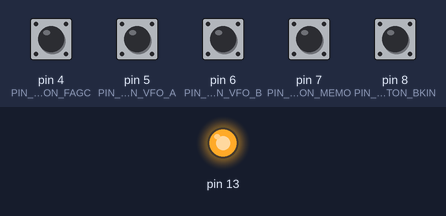
Bench run of a sketch on a simulated Arduino Uno, built with avr-gcc and run on an emulated ATmega328P. Shown: output pins drawn as LEDs (lit = HIGH). The test bench sets the inputs (shaded band); at power-on: pin 4 (PIN_BUTTON_FAGC), pin 5 (PIN_BUTTON_VFO_A), pin 6 (PIN_BUTTON_VFO_B), pin 7 (PIN_BUTTON_MEMO), pin 8 (PIN_BUTTON_BKIN) HIGH. What the sketch prints to the serial monitor is not drawn.

Above: at 0.1 s.
At 1.5 s:
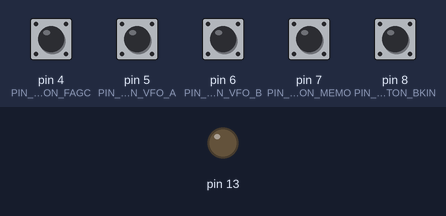
1.6 s: pin 4 (PIN_BUTTON_FAGC) pulled LOW for 0.15 s
4.1 s: pin 4 (PIN_BUTTON_FAGC) pulsed LOW 5 times (0.12 s each, 0.3 s apart)
7.2 s: pin 5 (PIN_BUTTON_VFO_A) pulsed LOW 5 times (0.12 s each, 0.3 s apart)
Timing chart, 0 to 10.2 s (numbered marks = the images above; inputs shaded):
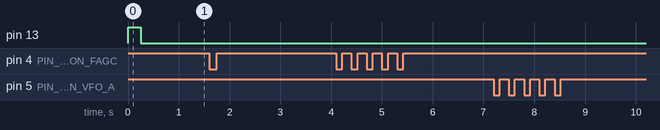

Measured:
- after the input at 1.6 s, every drawn part: stays the same
- after the input at 4.1 s, every drawn part: stays the same
- after the input at 7.2 s, every drawn part: stays the same

The sketch:

icom_ci_v_controller.ino
```cpp
#include "CiV.h"
#include "Controls.h"
#include "Debug.h"

#define DEVICE_NAME "Icom IC-706MkIIG controller"
#define DEVICE_HW_VERSION "1.0"
#define DEVICE_SW_VERSION "0.4"
#define DEVICE_AUTHOR "Artem Pinchuk"

/* HW history
 * 0.1 - Initial HW for testing
 * 1.0 - Complete device
 */

/* SW history
 * 0.1 - Initial code
 * 0.2 - Main part of CI-V protocol implemented
 * 0.3 - Buttons handling added
 * 0.4 - Added BK-IN button handling. It should toggle between "no bk-in" and "full bk-in" operation
 */

// ***** CONFIG *****
// Hardware configuration
#define PIN_S_METER NOT_A_PIN

#define PIN_BUTTON_FAGC 4
#define PIN_BUTTON_VFO_A 5
#define PIN_BUTTON_VFO_B 6
#define PIN_BUTTON_MEMO 7
#define PIN_BUTTON_BKIN 8

#define PIN_DEBUG_MON_RX 2
#define PIN_DEBUG_MON_TX 3

// Software configuration
#define CI_V_RADIO_ADDR 0x58
#define CI_V_CONTROLLER_ADDR 0xE0 //this device addr
#define CI_V_BAUD_RATE 19200

#define DEBOUNCE_MS 25
// ***** END OF CONFIG *****

#ifdef DEBUG
SoftwareSerial gConsole(PIN_DEBUG_MON_RX, PIN_DEBUG_MON_TX);
#endif

CCiV mCiV(CI_V_RADIO_ADDR, CI_V_CONTROLLER_ADDR, CI_V_BAUD_RATE);

SButton mButtons[] = {{PIN_BUTTON_FAGC, DEBOUNCE_MS},
                      {PIN_BUTTON_VFO_A, DEBOUNCE_MS},
                      {PIN_BUTTON_VFO_B, DEBOUNCE_MS},
                      {PIN_BUTTON_MEMO, DEBOUNCE_MS},
                      {PIN_BUTTON_BKIN, DEBOUNCE_MS}};
CControls mControls(mButtons, sizeof(mButtons) / sizeof(mButtons[0]));

uint8_t mCurAgcState = AGC_FAST;
uint8_t mCurBkInState = BKIN_OFF;

uint8_t toggleAgc() {
  if (mCurAgcState == AGC_FAST) mCurAgcState = AGC_MID;
  else mCurAgcState = AGC_FAST;

  return mCurAgcState;
}

uint8_t toggleBkIn() {
  if (mCurBkInState == BKIN_FULL) mCurBkInState = BKIN_OFF;
  else mCurBkInState = BKIN_FULL;

  return mCurBkInState;
}

void setup(void) {
#ifdef DEBUG
  gConsole.begin(9600);
#endif

  DEBUG_PRINTLN(F(DEVICE_NAME " HW Ver. " DEVICE_HW_VERSION " SW Ver. " DEVICE_SW_VERSION));
  DEBUG_PRINTLN(F("By " DEVICE_AUTHOR));

  mCiV.init();

  //Blink the built-in LED at start
  pinMode(13, OUTPUT);
  digitalWrite(13, HIGH);
  delay(250);
  digitalWrite(13, LOW);

  //Set initial AGC at start
  mCiV.sendRequest(MSG_SET_AGC, mCurAgcState, false);
  delay(50);

  //Set initial BKIN at start
  mCiV.sendRequest(MSG_SET_BKIN, mCurBkInState, false);
}

void loop(void) {
  switch (mControls.update())
  {
    case PIN_BUTTON_FAGC:
      DEBUG_PRINTLN(F("FAGC clicked"));
      mCiV.sendRequest(MSG_SET_AGC, toggleAgc());
      break;
    case PIN_BUTTON_VFO_A:
      DEBUG_PRINTLN(F("VFO_A clicked"));
      mCiV.sendRequest(MSG_VFO_A);
      break;
    case PIN_BUTTON_VFO_B:
      DEBUG_PRINTLN(F("VFO_B clicked"));
      mCiV.sendRequest(MSG_VFO_B);
      break;
    case PIN_BUTTON_MEMO:
      DEBUG_PRINTLN(F("MEMO clicked"));
      mCiV.sendRequest(MSG_MEMO);
      break;
    case PIN_BUTTON_BKIN:
      DEBUG_PRINTLN(F("BKIN clicked"));
      mCiV.sendRequest(MSG_SET_BKIN, toggleBkIn());
      break;
    default:
      break;
  }

  mCiV.update();
}
```

CiV.cpp
```cpp
#include "CiV.h"
#include "Debug.h"

#define MSG_PREAMBLE 0xFE //two preambles start a CI-V message
#define MSG_END_CODE 0xFD

#define BROADCAST_ADDR 0x00

#define NO_SC 0xFF

#define RESP_ACK 0xFB
#define RESP_NACK 0xFA

#define RESP_WAIT_TIMEOUT_MS 1000
#define REQ_TRIES 3

CCiV::CCiV(uint8_t radioAddr, uint8_t controllerAddr, uint16_t baudRate)
  : mRadioAddr(radioAddr),
    mControllerAddr(controllerAddr),
    mBaudRate(baudRate) {

}

CCiV::~CCiV() {

}

void CCiV::init() {
  Serial.begin(mBaudRate);
}

bool CCiV::sendRequest(uint16_t cmd) {
  return sendRequest(cmd, nullptr, 0);
}

bool CCiV::sendRequest(uint16_t cmd, uint8_t data) {
  return sendRequest(cmd, &data, 1);
}

bool CCiV::sendRequest(uint16_t cmd, uint8_t data, bool waitResponse) {
  return sendRequest(cmd, &data, 1, waitResponse);
}

bool CCiV::sendRequest(uint16_t cmd, uint8_t* data, uint8_t size) {
  return sendRequest(cmd, data, size, true);
}

bool CCiV::sendRequest(uint16_t cmd, uint8_t* data, uint8_t size, bool waitResponse) {
  if (mPendingReqSize > 0) return false;

  DEBUG_PRINTLN(F("[CiV] Sending request"));

  uint8_t cn = cmd >> 8;
  uint8_t sc = cmd & 0xFF;

  DEBUG_PRINT(F("Cn: "));
  DEBUG_PRINTLN(cn);
  DEBUG_PRINT(F("Sc: "));
  DEBUG_PRINTLN(sc);

  uint8_t reqSize = size + (sc == NO_SC ? 1 : 2);
  uint8_t req[reqSize];

  uint8_t i = 0;
  req[i++] = cn;
  if (sc != NO_SC) req[i++] = sc;
  if (data != nullptr && size > 0) memcpy(req + i, data, size);

  send(req, reqSize);

  if (waitResponse) {
    mPendingReqStartTimeMs = millis();
    memcpy(mPendingReq, req, reqSize);
    mPendingReqSize = reqSize;
    mTry = 0;
  }

  return true;
}

bool CCiV::isResponseReady() {
  return mRecvState == RECV_STATE_READY;
}

uint8_t CCiV::getResponse() {
  mRecvState = RECV_STATE_IDLE;
  return mRecvMsg[0];
}

void CCiV::send(uint8_t* payload, uint8_t size) {
  uint8_t dataSize = size + 5;
  uint8_t data[dataSize];
  data[0] = MSG_PREAMBLE;
  data[1] = MSG_PREAMBLE;
  data[2] = mRadioAddr;
  data[3] = mControllerAddr;

  memcpy(data + 4, payload, size);

  data[dataSize - 1] = MSG_END_CODE;

  Serial.write(data, dataSize);
}

size_t CCiV::update() {
  size_t ret = 0;

  recv();
  filt();

  if (mRecvState == RECV_STATE_READY) {
    if (mRecvSize == 1) {
      if (mRecvMsg[0] == RESP_ACK) {
        DEBUG_PRINTLN(F("[CiV] ACK received"));
        //TODO: handle ACK
        mPendingReqSize = 0;
      } else if (mRecvMsg[0] == RESP_NACK) {
        DEBUG_PRINTLN(F("[CiV] NACK received"));
        //TODO: handle NACK
        mPendingReqSize = 0;
      } else {
        DEBUG_PRINTLN(F("[CiV] Unknown response, discard"));
      }
    } else if (mRecvSize > 1) {
      DEBUG_PRINTLN(F("[CiV] Response with data received"));
      //TODO: handle response with data
      mPendingReqSize = 0;
    } else {
      DEBUG_PRINTLN(F("[CiV] Empty msg, discard"));
    }

    mRecvState = RECV_STATE_IDLE;
    ret = mRecvSize;
  } else {
    if ((mPendingReqSize != 0) && (millis() - mPendingReqStartTimeMs > RESP_WAIT_TIMEOUT_MS)) {
      if (++mTry < REQ_TRIES) {
        DEBUG_PRINTLN(F("[CiV] Req wait timeout, retrying..."));
        send(mPendingReq, mPendingReqSize);
        mPendingReqStartTimeMs = millis();
      } else {
        DEBUG_PRINTLN(F("[CiV] Request retries left"));
        //TODO: handle req timeout err
        mPendingReqSize = 0;


      }
    }
  }

  return ret;
}

size_t CCiV::getMsg(uint8_t* buffer) {
  memcpy(buffer, mRecvMsg, mRecvSize);
  return mRecvSize;
}

void CCiV::recv() {
  uint8_t rb;

  while (Serial.available() && mRecvState <= RECV_STATE_RECEIVING) {
    rb = Serial.read();
    switch (mRecvState) {
      case RECV_STATE_IDLE:
        DEBUG_PRINTLN(F("recv IDLE"));
        if (rb == MSG_PREAMBLE) mRecvState = RECV_STATE_PREAMBLE_HALF;
        break;
      case RECV_STATE_PREAMBLE_HALF:
        DEBUG_PRINTLN(F("recv PREAMBLE_HALF"));
        if (rb == MSG_PREAMBLE) {
          mRecvState = RECV_STATE_RECEIVING;
          mRecvSize = 0;
        }
        break;
      case RECV_STATE_RECEIVING:
        DEBUG_PRINTLN(F("recv RECEIVING"));
        if (rb == MSG_END_CODE) mRecvState = RECV_STATE_FILTERING;
        else {
          //Overflow condition: discard current msg
          if (mRecvSize >= MSG_MAX_SIZE) mRecvState = RECV_STATE_IDLE;
          else mRecvMsg[mRecvSize++] = rb;
        }
        break;
    }
  }
}

void CCiV::filt() {
  if (mRecvState != RECV_STATE_FILTERING) return;
  DEBUG_PRINTLN(F("[CiV] filt"));

  uint8_t dst = mRecvMsg[0];
  uint8_t src = mRecvMsg[1];

  DEBUG_PRINT(F("DST: "));
  DEBUG_PRINTLN(dst);
  DEBUG_PRINT(F("SRC: "));
  DEBUG_PRINTLN(src);

  if (dst == mRadioAddr && src == mControllerAddr) { //echo of sended message
    DEBUG_PRINTLN(F("Echo msg discarded"));
    //TODO: implement handling of echo check, send jammer msg in case of jam
    //Discard msg
    mRecvState = RECV_STATE_IDLE;
  } else if (dst == mControllerAddr && src == mRadioAddr) {
    DEBUG_PRINTLN(F("Filtering..."));
    for (int i = 0; i < (mRecvSize - 2); i++) {
      mRecvMsg[i] = mRecvMsg[i + 2];
    }
    mRecvSize -= 2;
    mRecvState = RECV_STATE_READY;
  } else if (dst == BROADCAST_ADDR) {
    DEBUG_PRINTLN(F("Broadcast msg discarded"));
    //TODO: implement handling of broadcast msgs
    //Discard msg
    mRecvState = RECV_STATE_IDLE;
  } else {
    DEBUG_PRINTLN(F("Unknown msg discarded"));
    //Discard msg
    mRecvState = RECV_STATE_IDLE;
  }
}
```

CiV.h
```cpp
#ifndef _CIV_H
#define _CIV_H

#include "Arduino.h"

#define MSG_MAX_SIZE 12 //Including dst and src bytes

/* Messages */
/* Select VFO */
#define MSG_VFO 0x07FF
#define MSG_VFO_A 0x0700
#define MSG_VFO_B 0x0701
#define MSG_VFO_EQ 0x07A0
#define MSG_VFO_SWAP 0x07B0

/* Select MEMO */
#define MSG_MEMO 0x08FF

/* Set parameters */
#define MSG_SET_PREAMP 0x1602
#define MSG_SET_AGC 0x1612
#define MSG_SET_NB 0x1622
#define MSG_SET_TONE 0x1642
#define MSG_SET_TSQL 0x1643
#define MSG_SET_COMP 0x1644
#define MSG_SET_VOX 0x1646
#define MSG_SET_BKIN 0x1647

/* Parameters */
#define OFF 0x00
#define ON 0x01

#define PREAMP_OFF 0x00
#define PREAMP_1 0x01
#define PREAMP_2 0x02

#define AGC_FAST 0x01
#define AGC_MID 0x02
#define AGC_SLOW 0x03 //Not supported by IC-706MkIIG

#define BKIN_OFF 0x00
#define BKIN_SEMI 0x01
#define BKIN_FULL 0x02

typedef enum {
  RECV_STATE_IDLE,
  RECV_STATE_PREAMBLE_HALF,
  RECV_STATE_RECEIVING,
  RECV_STATE_FILTERING,
  RECV_STATE_READY
} ERecvState;

class CCiV {
public:
  CCiV(uint8_t radioAddr, uint8_t controllerAddr, uint16_t baudRate);
  ~CCiV();

  void init();

  bool sendRequest(uint16_t cmd);
  bool sendRequest(uint16_t cmd, uint8_t data);
  bool sendRequest(uint16_t cmd, uint8_t data, bool waitResponse);
  bool sendRequest(uint16_t cmd, uint8_t* data, uint8_t size);
  bool sendRequest(uint16_t cmd, uint8_t* data, uint8_t size, bool waitResponse);
  bool isResponseReady();
  uint8_t getResponse();

  size_t update();
  size_t getMsg(uint8_t* buffer);

private:
  void send(uint8_t* payload, uint8_t size);
  void recv();
  void filt();

  uint8_t mRadioAddr;
  uint8_t mControllerAddr; //this device addr
  uint16_t mBaudRate;

  ERecvState mRecvState = RECV_STATE_IDLE;
  uint8_t mRecvMsg[MSG_MAX_SIZE];
  uint8_t mRecvSize = 0;

  uint8_t mPendingReq[MSG_MAX_SIZE];
  uint8_t mPendingReqSize = 0;
  unsigned long mPendingReqStartTimeMs = 0;
  uint8_t mTry = 0;
};

#endif // _CIV_H
```

Controls.cpp
```cpp
#include "Controls.h"

CControls::CControls(SButton* buttons, uint8_t count) {
  mPins = new int[count];
  mDebouncers = new Bounce[count];
  mCount = count;

  for(int i=0; i<count; i++) {
    SButton btn = buttons[i];

    pinMode(btn.pin, INPUT_PULLUP);
    mPins[i] = btn.pin;
    mDebouncers[i].attach(btn.pin);
    mDebouncers[i].interval(btn.debounceMs);
  }
}
CControls::~CControls() {
  delete[] mPins;
  delete[] mDebouncers;
}

int CControls::update() {
  int ret = NOT_A_PIN;

  for(int i = 0; i < mCount; i++) {
    mDebouncers[i].update();
    if (mDebouncers[i].fell()) {
      ret = mPins[i];
    }
  }

  return ret;
}
```

Controls.h
```cpp
#ifndef _CONTROLS_H
#define _CONTROLS_H

#include "Arduino.h"
#include <Bounce2.h>

typedef struct {
  int pin;
  uint16_t debounceMs;
} SButton;

class CControls {
public:
  CControls(SButton* buttons, uint8_t count);
  ~CControls();

  int update();

private:
  int* mPins;
  Bounce* mDebouncers;
  uint8_t mCount;
};

#endif // _CONTROLS_H
```

Debug.h
```cpp
#ifndef _DEBUG_H
#define _DEBUG_H

//#define DEBUG //Enable debug prints

#ifdef DEBUG
  #include <SoftwareSerial.h>
  extern SoftwareSerial gConsole;

  #define DEBUG_PRINT(x) gConsole.print(x)
  #define DEBUG_PRINTLN(x) gConsole.println(x)
#else
  #define DEBUG_PRINT(x)
  #define DEBUG_PRINTLN(x)
#endif

#endif // _DEBUG_H
```
